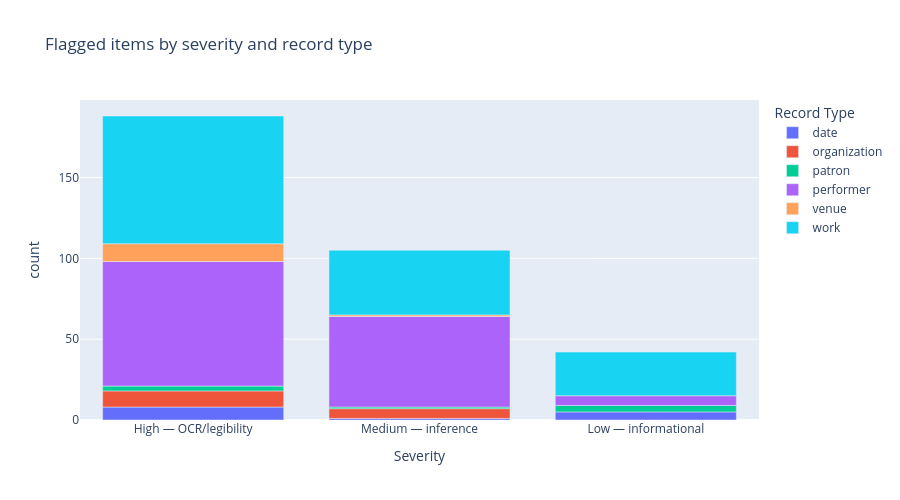

The notebook cell this image was saved under:
### Markdown cell above
## 2. Quick shape check before exporting

### Code cell
fig = px.bar(
    review_queue.groupby(["Severity", "Record Type"]).size().reset_index(name="count"),
    x="Severity",
    y="count",
    color="Record Type",
    title="Flagged items by severity and record type",
    category_orders={"Severity": ["High — OCR/legibility", "Medium — inference", "Low — informational"]},
)
fig.update_layout(height=500)
fig.show()

### Figure 1 — Plotly figure (JSON) as saved in the notebook; plotly's stock layout.template omitted (floating-point values rounded to 4 significant figures)
{"data": [{"hovertemplate": "Record Type=date<br>Severity=%{x}<br>count=%{y}<extra></extra>", "legendgroup": "date", "marker": {"color": "#636efa", "pattern": {"shape": ""}}, "name": "date", "orientation": "v", "showlegend": true, "textposition": "auto", "type": "bar", "x": ["High — OCR/legibility", "Low — informational", "Medium — inference"], "xaxis": "x", "y": [8, 5, 1], "yaxis": "y"}, {"hovertemplate": "Record Type=organization<br>Severity=%{x}<br>count=%{y}<extra></extra>", "legendgroup": "organization", "marker": {"color": "#EF553B", "pattern": {"shape": ""}}, "name": "organization", "orientation": "v", "showlegend": true, "textposition": "auto", "type": "bar", "x": ["High — OCR/legibility", "Medium — inference"], "xaxis": "x", "y": [10, 6], "yaxis": "y"}, {"hovertemplate": "Record Type=patron<br>Severity=%{x}<br>count=%{y}<extra></extra>", "legendgroup": "patron", "marker": {"color": "#00cc96", "pattern": {"shape": ""}}, "name": "patron", "orientation": "v", "showlegend": true, "textposition": "auto", "type": "bar", "x": ["High — OCR/legibility", "Low — informational", "Medium — inference"], "xaxis": "x", "y": [3, 4, 1], "yaxis": "y"}, {"hovertemplate": "Record Type=performer<br>Severity=%{x}<br>count=%{y}<extra></extra>", "legendgroup": "performer", "marker": {"color": "#ab63fa", "pattern": {"shape": ""}}, "name": "performer", "orientation": "v", "showlegend": true, "textposition": "auto", "type": "bar", "x": ["High — OCR/legibility", "Low — informational", "Medium — inference"], "xaxis": "x", "y": [77, 6, 56], "yaxis": "y"}, {"hovertemplate": "Record Type=venue<br>Severity=%{x}<br>count=%{y}<extra></extra>", "legendgroup": "venue", "marker": {"color": "#FFA15A", "pattern": {"shape": ""}}, "name": "venue", "orientation": "v", "showlegend": true, "textposition": "auto", "type": "bar", "x": ["High — OCR/legibility", "Medium — inference"], "xaxis": "x", "y": [11, 1], "yaxis": "y"}, {"hovertemplate": "Record Type=work<br>Severity=%{x}<br>count=%{y}<extra></extra>", "legendgroup": "work", "marker": {"color": "#19d3f3", "pattern": {"shape": ""}}, "name": "work", "orientation": "v", "showlegend": true, "textposition": "auto", "type": "bar", "x": ["High — OCR/legibility", "Low — informational", "Medium — inference"], "xaxis": "x", "y": [79, 27, 40], "yaxis": "y"}], "layout": {"barmode": "relative", "height": 500, "legend": {"title": {"text": "Record Type"}, "tracegroupgap": 0}, "title": {"text": "Flagged items by severity and record type"}, "xaxis": {"anchor": "y", "categoryarray": ["High — OCR/legibility", "Medium — inference", "Low — informational"], "categoryorder": "array", "domain": [0, 1], "title": {"text": "Severity"}}, "yaxis": {"anchor": "x", "domain": [0, 1], "title": {"text": "count"}}}}
